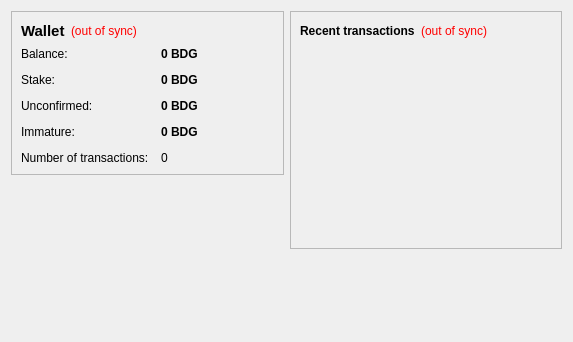
<?xml version="1.0" encoding="UTF-8"?>
<ui version="4.0">
 <class>OverviewPage</class>
 <widget class="QWidget" name="OverviewPage">
  <property name="geometry">
   <rect>
    <x>0</x>
    <y>0</y>
    <width>573</width>
    <height>342</height>
   </rect>
  </property>
  <property name="windowTitle">
   <string>Form</string>
  </property>
  <layout class="QHBoxLayout" name="horizontalLayout" stretch="1,1">
   <item>
    <layout class="QVBoxLayout" name="verticalLayout_2">
     <item>
      <widget class="QFrame" name="frame">
       <property name="frameShape">
        <enum>QFrame::StyledPanel</enum>
       </property>
       <property name="frameShadow">
        <enum>QFrame::Raised</enum>
       </property>
       <layout class="QVBoxLayout" name="verticalLayout_4">
        <item>
         <layout class="QHBoxLayout" name="horizontalLayout_4">
          <item>
           <widget class="QLabel" name="label_5">
            <property name="font">
             <font>
              <pointsize>11</pointsize>
              <weight>75</weight>
              <bold>true</bold>
             </font>
            </property>
            <property name="text">
             <string>Wallet</string>
            </property>
           </widget>
          </item>
          <item>
           <widget class="QLabel" name="labelWalletStatus">
            <property name="toolTip">
             <string>The displayed information may be out of date. Your wallet automatically synchronizes with the Badgercoin network after a connection is established, but this process has not completed yet.</string>
            </property>
            <property name="styleSheet">
             <string notr="true">QLabel { color: red; }</string>
            </property>
            <property name="text">
             <string notr="true">(out of sync)</string>
            </property>
            <property name="alignment">
             <set>Qt::AlignLeading|Qt::AlignLeft|Qt::AlignVCenter</set>
            </property>
           </widget>
          </item>
          <item>
           <spacer name="horizontalSpacer_2">
            <property name="orientation">
             <enum>Qt::Horizontal</enum>
            </property>
            <property name="sizeHint" stdset="0">
             <size>
              <width>40</width>
              <height>20</height>
             </size>
            </property>
           </spacer>
          </item>
         </layout>
        </item>
        <item>
         <layout class="QFormLayout" name="formLayout_2">
          <property name="fieldGrowthPolicy">
           <enum>QFormLayout::AllNonFixedFieldsGrow</enum>
          </property>
          <property name="horizontalSpacing">
           <number>12</number>
          </property>
          <property name="verticalSpacing">
           <number>12</number>
          </property>
          <item row="0" column="0">
           <widget class="QLabel" name="label">
            <property name="text">
             <string>Balance:</string>
            </property>
           </widget>
          </item>
          <item row="0" column="1">
           <widget class="QLabel" name="labelBalance">
            <property name="font">
             <font>
              <weight>75</weight>
              <bold>true</bold>
             </font>
            </property>
            <property name="cursor">
             <cursorShape>IBeamCursor</cursorShape>
            </property>
            <property name="toolTip">
             <string>Your current balance</string>
            </property>
            <property name="text">
             <string notr="true">0 BDG</string>
            </property>
            <property name="textInteractionFlags">
             <set>Qt::LinksAccessibleByMouse|Qt::TextSelectableByKeyboard|Qt::TextSelectableByMouse</set>
            </property>
           </widget>
          </item>
          <item row="1" column="0">
           <widget class="QLabel" name="label_6">
            <property name="text">
             <string>Stake:</string>
            </property>
           </widget>
          </item>
          <item row="1" column="1">
           <widget class="QLabel" name="labelStake">
            <property name="font">
             <font>
              <weight>75</weight>
              <bold>true</bold>
             </font>
            </property>
            <property name="cursor">
             <cursorShape>IBeamCursor</cursorShape>
            </property>
            <property name="toolTip">
             <string>Total of coins that was staked, and do not yet count toward the current balance</string>
            </property>
            <property name="text">
             <string notr="true">0 BDG</string>
            </property>
            <property name="textInteractionFlags">
             <set>Qt::LinksAccessibleByMouse|Qt::TextSelectableByKeyboard|Qt::TextSelectableByMouse</set>
            </property>
           </widget>
          </item>
          <item row="2" column="0">
           <widget class="QLabel" name="label_3">
            <property name="text">
             <string>Unconfirmed:</string>
            </property>
           </widget>
          </item>
          <item row="2" column="1">
           <widget class="QLabel" name="labelUnconfirmed">
            <property name="font">
             <font>
              <weight>75</weight>
              <bold>true</bold>
             </font>
            </property>
            <property name="cursor">
             <cursorShape>IBeamCursor</cursorShape>
            </property>
            <property name="toolTip">
             <string>Total of transactions that have yet to be confirmed, and do not yet count toward the current balance</string>
            </property>
            <property name="text">
             <string notr="true">0 BDG</string>
            </property>
            <property name="textInteractionFlags">
             <set>Qt::LinksAccessibleByMouse|Qt::TextSelectableByKeyboard|Qt::TextSelectableByMouse</set>
            </property>
           </widget>
          </item>
          <item row="3" column="0">
           <widget class="QLabel" name="labelImmatureText">
            <property name="text">
             <string>Immature:</string>
            </property>
           </widget>
          </item>
          <item row="3" column="1">
           <widget class="QLabel" name="labelImmature">
            <property name="font">
             <font>
              <weight>75</weight>
              <bold>true</bold>
             </font>
            </property>
            <property name="toolTip">
             <string>Mined balance that has not yet matured</string>
            </property>
            <property name="text">
             <string notr="true">0 BDG</string>
            </property>
            <property name="textInteractionFlags">
             <set>Qt::LinksAccessibleByMouse|Qt::TextSelectableByKeyboard|Qt::TextSelectableByMouse</set>
            </property>
           </widget>
          </item>
          <item row="4" column="0">
           <widget class="QLabel" name="label_2">
            <property name="text">
             <string>Number of transactions:</string>
            </property>
           </widget>
          </item>
          <item row="4" column="1">
           <widget class="QLabel" name="labelNumTransactions">
            <property name="toolTip">
             <string>Total number of transactions in wallet</string>
            </property>
            <property name="text">
             <string notr="true">0</string>
            </property>
           </widget>
          </item>
         </layout>
        </item>
       </layout>
      </widget>
     </item>
     <item>
      <spacer name="verticalSpacer">
       <property name="orientation">
        <enum>Qt::Vertical</enum>
       </property>
       <property name="sizeHint" stdset="0">
        <size>
         <width>20</width>
         <height>40</height>
        </size>
       </property>
      </spacer>
     </item>
     <item>
      <widget class="QLabel" name="label_6">
       <property name="text">
        <string/>
       </property>
       <property name="pixmap">
        <pixmap resource="../bitcoin.qrc">:/images/backg</pixmap>
       </property>
       <property name="scaledContents">
        <bool>false</bool>
       </property>
       <property name="alignment">
        <set>Qt::AlignCenter</set>
       </property>
       <property name="margin">
        <number>-2</number>
       </property>
      </widget>
     </item>
    </layout>
   </item>
   <item>
    <layout class="QVBoxLayout" name="verticalLayout_3">
     <item>
      <widget class="QFrame" name="frame_2">
       <property name="frameShape">
        <enum>QFrame::StyledPanel</enum>
       </property>
       <property name="frameShadow">
        <enum>QFrame::Raised</enum>
       </property>
       <layout class="QVBoxLayout" name="verticalLayout">
        <item>
         <layout class="QHBoxLayout" name="horizontalLayout_2">
          <item>
           <widget class="QLabel" name="label_4">
            <property name="text">
             <string>&lt;b&gt;Recent transactions&lt;/b&gt;</string>
            </property>
           </widget>
          </item>
          <item>
           <widget class="QLabel" name="labelTransactionsStatus">
            <property name="toolTip">
             <string>The displayed information may be out of date. Your wallet automatically synchronizes with the Badgercoin network after a connection is established, but this process has not completed yet.</string>
            </property>
            <property name="styleSheet">
             <string notr="true">QLabel { color: red; }</string>
            </property>
            <property name="text">
             <string notr="true">(out of sync)</string>
            </property>
            <property name="alignment">
             <set>Qt::AlignRight|Qt::AlignTrailing|Qt::AlignVCenter</set>
            </property>
           </widget>
          </item>
          <item>
           <spacer name="horizontalSpacer">
            <property name="orientation">
             <enum>Qt::Horizontal</enum>
            </property>
            <property name="sizeHint" stdset="0">
             <size>
              <width>40</width>
              <height>20</height>
             </size>
            </property>
           </spacer>
          </item>
         </layout>
        </item>
        <item>
         <widget class="QListView" name="listTransactions">
          <property name="styleSheet">
           <string notr="true">QListView { background: transparent; }</string>
          </property>
          <property name="frameShape">
           <enum>QFrame::NoFrame</enum>
          </property>
          <property name="verticalScrollBarPolicy">
           <enum>Qt::ScrollBarAlwaysOff</enum>
          </property>
          <property name="horizontalScrollBarPolicy">
           <enum>Qt::ScrollBarAlwaysOff</enum>
          </property>
          <property name="selectionMode">
           <enum>QAbstractItemView::NoSelection</enum>
          </property>
         </widget>
        </item>
       </layout>
      </widget>
     </item>
     <item>
      <spacer name="verticalSpacer_2">
       <property name="orientation">
        <enum>Qt::Vertical</enum>
       </property>
       <property name="sizeHint" stdset="0">
        <size>
         <width>20</width>
         <height>40</height>
        </size>
       </property>
      </spacer>
     </item>
    </layout>
   </item>
  </layout>
 </widget>
 <resources/>
 <connections/>
</ui>
